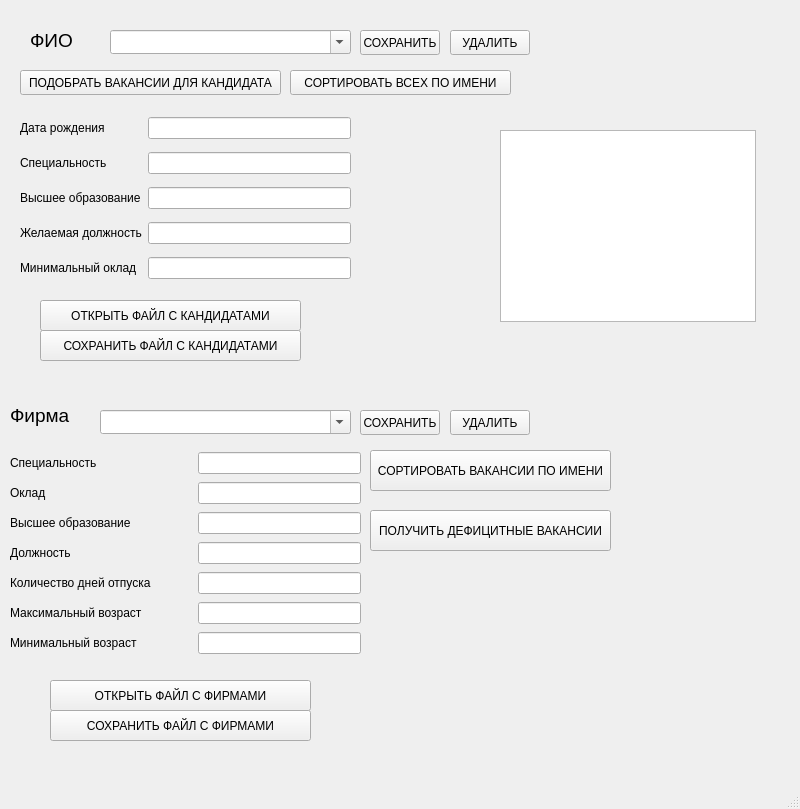
<?xml version="1.0" encoding="UTF-8"?>
<ui version="4.0">
 <class>MainWindow</class>
 <widget class="QMainWindow" name="MainWindow">
  <property name="enabled">
   <bool>true</bool>
  </property>
  <property name="geometry">
   <rect>
    <x>0</x>
    <y>0</y>
    <width>800</width>
    <height>809</height>
   </rect>
  </property>
  <property name="windowTitle">
   <string>Биржа труда</string>
  </property>
  <property name="windowIcon">
   <iconset>
    <normalon>C:/Users/ilazu/Downloads/2337913.png</normalon>
   </iconset>
  </property>
  <widget class="QWidget" name="centralwidget">
   <widget class="QComboBox" name="comboBox">
    <property name="geometry">
     <rect>
      <x>110</x>
      <y>30</y>
      <width>241</width>
      <height>24</height>
     </rect>
    </property>
    <property name="editable">
     <bool>true</bool>
    </property>
    <item>
     <property name="text">
      <string/>
     </property>
    </item>
    <item>
     <property name="text">
      <string>Add new...</string>
     </property>
    </item>
   </widget>
   <widget class="QLabel" name="label">
    <property name="geometry">
     <rect>
      <x>30</x>
      <y>30</y>
      <width>81</width>
      <height>21</height>
     </rect>
    </property>
    <property name="font">
     <font>
      <family>Arial</family>
      <pointsize>14</pointsize>
     </font>
    </property>
    <property name="text">
     <string>ФИО</string>
    </property>
   </widget>
   <widget class="QPushButton" name="pushButton">
    <property name="geometry">
     <rect>
      <x>40</x>
      <y>300</y>
      <width>261</width>
      <height>31</height>
     </rect>
    </property>
    <property name="text">
     <string>ОТКРЫТЬ ФАЙЛ С КАНДИДАТАМИ</string>
    </property>
   </widget>
   <widget class="QTextBrowser" name="textBrowser">
    <property name="geometry">
     <rect>
      <x>500</x>
      <y>130</y>
      <width>256</width>
      <height>192</height>
     </rect>
    </property>
   </widget>
   <widget class="QPushButton" name="pushButton_2">
    <property name="geometry">
     <rect>
      <x>20</x>
      <y>70</y>
      <width>261</width>
      <height>25</height>
     </rect>
    </property>
    <property name="text">
     <string>ПОДОБРАТЬ ВАКАНСИИ ДЛЯ КАНДИДАТА</string>
    </property>
   </widget>
   <widget class="QPushButton" name="pushButton_3">
    <property name="geometry">
     <rect>
      <x>370</x>
      <y>510</y>
      <width>241</width>
      <height>41</height>
     </rect>
    </property>
    <property name="text">
     <string>ПОЛУЧИТЬ ДЕФИЦИТНЫЕ ВАКАНСИИ</string>
    </property>
   </widget>
   <widget class="QLabel" name="label_4">
    <property name="geometry">
     <rect>
      <x>10</x>
      <y>400</y>
      <width>81</width>
      <height>31</height>
     </rect>
    </property>
    <property name="font">
     <font>
      <family>Arial</family>
      <pointsize>14</pointsize>
     </font>
    </property>
    <property name="text">
     <string>Фирма</string>
    </property>
   </widget>
   <widget class="QComboBox" name="comboBox_2">
    <property name="geometry">
     <rect>
      <x>100</x>
      <y>410</y>
      <width>251</width>
      <height>24</height>
     </rect>
    </property>
    <property name="editable">
     <bool>true</bool>
    </property>
   </widget>
   <widget class="QWidget" name="layoutWidget1">
    <property name="geometry">
     <rect>
      <x>20</x>
      <y>110</y>
      <width>331</width>
      <height>181</height>
     </rect>
    </property>
    <layout class="QGridLayout" name="gridLayout">
     <item row="0" column="0">
      <widget class="QLabel" name="label_3">
       <property name="text">
        <string>Дата рождения</string>
       </property>
      </widget>
     </item>
     <item row="0" column="2">
      <widget class="QLineEdit" name="c_bday">
       <property name="text">
        <string/>
       </property>
      </widget>
     </item>
     <item row="5" column="0">
      <widget class="QLabel" name="label_11">
       <property name="text">
        <string>Минимальный оклад</string>
       </property>
      </widget>
     </item>
     <item row="3" column="0">
      <widget class="QLabel" name="label_9">
       <property name="text">
        <string>Желаемая должность</string>
       </property>
      </widget>
     </item>
     <item row="2" column="2">
      <widget class="QLineEdit" name="c_higheduc"/>
     </item>
     <item row="1" column="2">
      <widget class="QLineEdit" name="c_spec"/>
     </item>
     <item row="2" column="0">
      <widget class="QLabel" name="label_7">
       <property name="text">
        <string>Высшее образование</string>
       </property>
      </widget>
     </item>
     <item row="1" column="0">
      <widget class="QLabel" name="label_5">
       <property name="text">
        <string>Специальность</string>
       </property>
      </widget>
     </item>
     <item row="3" column="2">
      <widget class="QLineEdit" name="c_pos"/>
     </item>
     <item row="5" column="2">
      <widget class="QLineEdit" name="c_salary"/>
     </item>
    </layout>
   </widget>
   <widget class="QWidget" name="layoutWidget">
    <property name="geometry">
     <rect>
      <x>10</x>
      <y>450</y>
      <width>351</width>
      <height>212</height>
     </rect>
    </property>
    <layout class="QGridLayout" name="gridLayout_2">
     <item row="2" column="2" colspan="3">
      <widget class="QLineEdit" name="f_higheduc"/>
     </item>
     <item row="1" column="0" colspan="2">
      <widget class="QLabel" name="label_12">
       <property name="text">
        <string>Оклад</string>
       </property>
      </widget>
     </item>
     <item row="2" column="0">
      <widget class="QLabel" name="label_8">
       <property name="text">
        <string>Высшее образование</string>
       </property>
      </widget>
     </item>
     <item row="6" column="0" colspan="2">
      <widget class="QLabel" name="label_14">
       <property name="text">
        <string>Минимальный возраст</string>
       </property>
      </widget>
     </item>
     <item row="0" column="0">
      <widget class="QLabel" name="label_6">
       <property name="text">
        <string>Специальность</string>
       </property>
      </widget>
     </item>
     <item row="4" column="0" colspan="2">
      <widget class="QLabel" name="label_13">
       <property name="text">
        <string>Количество дней отпуска</string>
       </property>
      </widget>
     </item>
     <item row="4" column="2" colspan="3">
      <widget class="QLineEdit" name="f_vacation"/>
     </item>
     <item row="0" column="2" colspan="3">
      <widget class="QLineEdit" name="f_spec"/>
     </item>
     <item row="3" column="0" colspan="2">
      <widget class="QLabel" name="label_10">
       <property name="text">
        <string>Должность</string>
       </property>
      </widget>
     </item>
     <item row="1" column="2" colspan="3">
      <widget class="QLineEdit" name="f_salary"/>
     </item>
     <item row="5" column="2" colspan="3">
      <widget class="QLineEdit" name="f_maxAge"/>
     </item>
     <item row="5" column="0" colspan="2">
      <widget class="QLabel" name="label_15">
       <property name="text">
        <string>Максимальный возраст</string>
       </property>
      </widget>
     </item>
     <item row="6" column="2" colspan="3">
      <widget class="QLineEdit" name="f_minage"/>
     </item>
     <item row="3" column="2" colspan="3">
      <widget class="QLineEdit" name="f_pos"/>
     </item>
    </layout>
   </widget>
   <widget class="QPushButton" name="pushButton_4">
    <property name="geometry">
     <rect>
      <x>40</x>
      <y>330</y>
      <width>261</width>
      <height>31</height>
     </rect>
    </property>
    <property name="text">
     <string>СОХРАНИТЬ ФАЙЛ С КАНДИДАТАМИ</string>
    </property>
   </widget>
   <widget class="QPushButton" name="pushButton_6">
    <property name="geometry">
     <rect>
      <x>360</x>
      <y>30</y>
      <width>80</width>
      <height>25</height>
     </rect>
    </property>
    <property name="text">
     <string>СОХРАНИТЬ</string>
    </property>
   </widget>
   <widget class="QPushButton" name="pushButton_5">
    <property name="geometry">
     <rect>
      <x>450</x>
      <y>30</y>
      <width>80</width>
      <height>25</height>
     </rect>
    </property>
    <property name="text">
     <string>УДАЛИТЬ</string>
    </property>
   </widget>
   <widget class="QPushButton" name="pushButton_7">
    <property name="geometry">
     <rect>
      <x>50</x>
      <y>680</y>
      <width>261</width>
      <height>31</height>
     </rect>
    </property>
    <property name="text">
     <string>ОТКРЫТЬ ФАЙЛ С ФИРМАМИ</string>
    </property>
   </widget>
   <widget class="QPushButton" name="pushButton_8">
    <property name="geometry">
     <rect>
      <x>50</x>
      <y>710</y>
      <width>261</width>
      <height>31</height>
     </rect>
    </property>
    <property name="text">
     <string>СОХРАНИТЬ ФАЙЛ С ФИРМАМИ</string>
    </property>
   </widget>
   <widget class="QPushButton" name="pushButton_9">
    <property name="geometry">
     <rect>
      <x>450</x>
      <y>410</y>
      <width>80</width>
      <height>25</height>
     </rect>
    </property>
    <property name="text">
     <string>УДАЛИТЬ</string>
    </property>
   </widget>
   <widget class="QPushButton" name="pushButton_10">
    <property name="geometry">
     <rect>
      <x>360</x>
      <y>410</y>
      <width>80</width>
      <height>25</height>
     </rect>
    </property>
    <property name="text">
     <string>СОХРАНИТЬ</string>
    </property>
   </widget>
   <widget class="QPushButton" name="pushButton_11">
    <property name="geometry">
     <rect>
      <x>290</x>
      <y>70</y>
      <width>221</width>
      <height>25</height>
     </rect>
    </property>
    <property name="text">
     <string>СОРТИРОВАТЬ ВСЕХ ПО ИМЕНИ</string>
    </property>
   </widget>
   <widget class="QPushButton" name="pushButton_12">
    <property name="geometry">
     <rect>
      <x>370</x>
      <y>450</y>
      <width>241</width>
      <height>41</height>
     </rect>
    </property>
    <property name="text">
     <string>СОРТИРОВАТЬ ВАКАНСИИ ПО ИМЕНИ</string>
    </property>
   </widget>
  </widget>
  <widget class="QMenuBar" name="menubar">
   <property name="geometry">
    <rect>
     <x>0</x>
     <y>0</y>
     <width>800</width>
     <height>25</height>
    </rect>
   </property>
  </widget>
  <widget class="QStatusBar" name="statusbar"/>
 </widget>
 <resources/>
 <connections/>
</ui>
